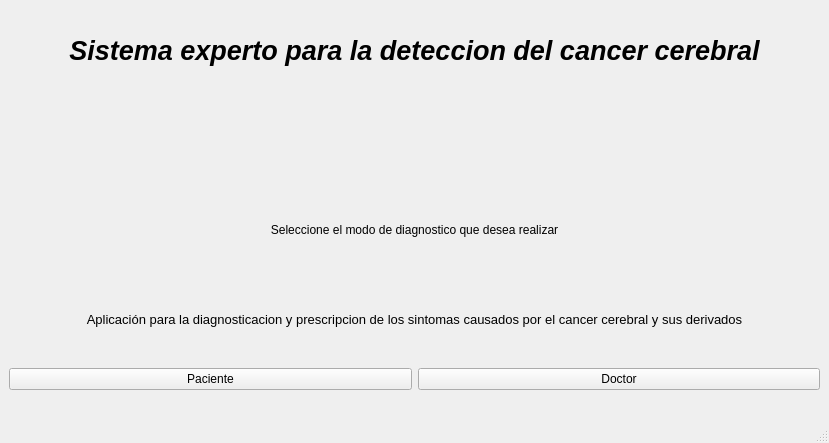
<?xml version="1.0" encoding="UTF-8"?>
<ui version="4.0">
 <class>MainWindow</class>
 <widget class="QMainWindow" name="MainWindow">
  <property name="geometry">
   <rect>
    <x>0</x>
    <y>0</y>
    <width>829</width>
    <height>443</height>
   </rect>
  </property>
  <property name="windowTitle">
   <string>Sistema experto</string>
  </property>
  <widget class="QWidget" name="centralwidget">
   <layout class="QVBoxLayout" name="verticalLayout">
    <property name="sizeConstraint">
     <enum>QLayout::SetDefaultConstraint</enum>
    </property>
    <item>
     <widget class="QFrame" name="selectOption">
      <widget class="QWidget" name="verticalLayoutWidget">
       <property name="geometry">
        <rect>
         <x>0</x>
         <y>0</y>
         <width>811</width>
         <height>381</height>
        </rect>
       </property>
       <layout class="QVBoxLayout" name="verticalLayout_2">
        <item>
         <widget class="QLabel" name="label">
          <property name="text">
           <string>&lt;html&gt;&lt;head/&gt;&lt;body&gt;&lt;p align=&quot;center&quot;&gt;&lt;span style=&quot; font-size:20pt; font-weight:600; font-style:italic;&quot;&gt;Sistema experto para la deteccion del cancer cerebral&lt;/span&gt;&lt;/p&gt;&lt;/body&gt;&lt;/html&gt;</string>
          </property>
         </widget>
        </item>
        <item>
         <widget class="QLabel" name="label_4">
          <property name="styleSheet">
           <string notr="true"/>
          </property>
          <property name="text">
           <string>&lt;html&gt;&lt;head/&gt;&lt;body&gt;&lt;p align=&quot;center&quot;&gt;&lt;img src=&quot;:/sources/banner.jpg&quot;/&gt;&lt;/p&gt;&lt;/body&gt;&lt;/html&gt;</string>
          </property>
         </widget>
        </item>
        <item>
         <widget class="QLabel" name="label_3">
          <property name="text">
           <string>&lt;html&gt;&lt;head/&gt;&lt;body&gt;&lt;p align=&quot;center&quot;&gt;Seleccione el modo de diagnostico que desea realizar&lt;/p&gt;&lt;/body&gt;&lt;/html&gt;</string>
          </property>
         </widget>
        </item>
        <item>
         <widget class="QLabel" name="label_2">
          <property name="text">
           <string>&lt;html&gt;&lt;head/&gt;&lt;body&gt;&lt;p align=&quot;center&quot;&gt;&lt;span style=&quot; font-size:10pt;&quot;&gt;Aplicación para la diagnosticacion y prescripcion de los sintomas causados por el cancer cerebral y sus derivados&lt;/span&gt;&lt;/p&gt;&lt;/body&gt;&lt;/html&gt;</string>
          </property>
         </widget>
        </item>
        <item>
         <layout class="QHBoxLayout" name="horizontalLayout">
          <item>
           <widget class="QPushButton" name="pacienteButton">
            <property name="text">
             <string>Paciente</string>
            </property>
           </widget>
          </item>
          <item>
           <widget class="QPushButton" name="doctorButton">
            <property name="text">
             <string>Doctor</string>
            </property>
           </widget>
          </item>
         </layout>
        </item>
       </layout>
      </widget>
     </widget>
    </item>
   </layout>
  </widget>
  <widget class="QMenuBar" name="menubar">
   <property name="geometry">
    <rect>
     <x>0</x>
     <y>0</y>
     <width>829</width>
     <height>22</height>
    </rect>
   </property>
  </widget>
  <widget class="QStatusBar" name="statusbar"/>
 </widget>
 <tabstops>
  <tabstop>pacienteButton</tabstop>
  <tabstop>doctorButton</tabstop>
 </tabstops>
 <resources>
  <include location="../sources/Logos.qrc"/>
 </resources>
 <connections/>
</ui>
